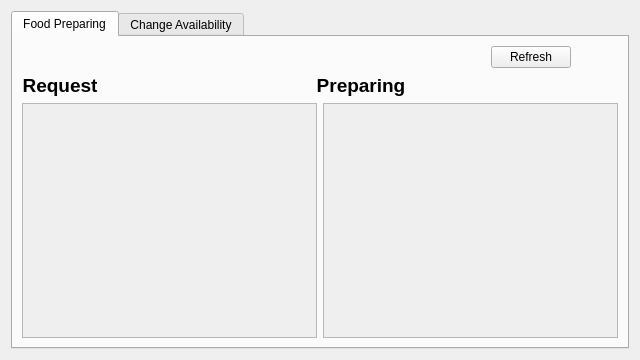
<?xml version="1.0" encoding="UTF-8"?>
<ui version="4.0">
 <class>Form</class>
 <widget class="QWidget" name="Form">
  <property name="geometry">
   <rect>
    <x>0</x>
    <y>0</y>
    <width>640</width>
    <height>360</height>
   </rect>
  </property>
  <property name="windowTitle">
   <string>Form</string>
  </property>
  <layout class="QVBoxLayout" name="verticalLayout" stretch="0">
   <item>
    <widget class="QTabWidget" name="tabWidget">
     <property name="currentIndex">
      <number>0</number>
     </property>
     <widget class="QWidget" name="tab">
      <attribute name="title">
       <string>Food Preparing</string>
      </attribute>
      <layout class="QVBoxLayout" name="verticalLayout_4" stretch="2,2,20">
       <item>
        <layout class="QHBoxLayout" name="horizontalLayout_2" stretch="20,2,2">
         <item>
          <spacer name="horizontalSpacer">
           <property name="orientation">
            <enum>Qt::Horizontal</enum>
           </property>
           <property name="sizeHint" stdset="0">
            <size>
             <width>40</width>
             <height>20</height>
            </size>
           </property>
          </spacer>
         </item>
         <item>
          <widget class="QPushButton" name="bt_refresh">
           <property name="text">
            <string>Refresh</string>
           </property>
          </widget>
         </item>
         <item>
          <spacer name="horizontalSpacer_2">
           <property name="orientation">
            <enum>Qt::Horizontal</enum>
           </property>
           <property name="sizeHint" stdset="0">
            <size>
             <width>40</width>
             <height>20</height>
            </size>
           </property>
          </spacer>
         </item>
        </layout>
       </item>
       <item>
        <layout class="QHBoxLayout" name="horizontalLayout_3" stretch="0,1">
         <item>
          <widget class="QLabel" name="label">
           <property name="font">
            <font>
             <pointsize>14</pointsize>
             <weight>75</weight>
             <bold>true</bold>
            </font>
           </property>
           <property name="text">
            <string>Request</string>
           </property>
           <property name="alignment">
            <set>Qt::AlignCenter</set>
           </property>
          </widget>
         </item>
         <item>
          <widget class="QLabel" name="label_2">
           <property name="font">
            <font>
             <pointsize>14</pointsize>
             <weight>75</weight>
             <bold>true</bold>
            </font>
           </property>
           <property name="text">
            <string>Preparing</string>
           </property>
           <property name="alignment">
            <set>Qt::AlignCenter</set>
           </property>
          </widget>
         </item>
        </layout>
       </item>
       <item>
        <layout class="QHBoxLayout" name="horizontalLayout">
         <item>
          <widget class="QScrollArea" name="scrollArea_2">
           <property name="widgetResizable">
            <bool>true</bool>
           </property>
           <widget class="QWidget" name="scroll_request">
            <property name="geometry">
             <rect>
              <x>0</x>
              <y>0</y>
              <width>300</width>
              <height>250</height>
             </rect>
            </property>
            <layout class="QVBoxLayout" name="verticalLayout_2"/>
           </widget>
          </widget>
         </item>
         <item>
          <widget class="QScrollArea" name="scroll_1">
           <property name="widgetResizable">
            <bool>true</bool>
           </property>
           <widget class="QWidget" name="scroll_preparing">
            <property name="geometry">
             <rect>
              <x>0</x>
              <y>0</y>
              <width>300</width>
              <height>250</height>
             </rect>
            </property>
            <layout class="QVBoxLayout" name="verticalLayout_3"/>
           </widget>
          </widget>
         </item>
        </layout>
       </item>
      </layout>
     </widget>
     <widget class="QWidget" name="tab_2">
      <attribute name="title">
       <string>Change Availability</string>
      </attribute>
      <layout class="QVBoxLayout" name="verticalLayout_5" stretch="5,3,5,3,1,3,1,3,10">
       <item>
        <spacer name="verticalSpacer">
         <property name="orientation">
          <enum>Qt::Vertical</enum>
         </property>
         <property name="sizeHint" stdset="0">
          <size>
           <width>20</width>
           <height>40</height>
          </size>
         </property>
        </spacer>
       </item>
       <item>
        <layout class="QHBoxLayout" name="horizontalLayout_6">
         <item>
          <spacer name="horizontalSpacer_5">
           <property name="orientation">
            <enum>Qt::Horizontal</enum>
           </property>
           <property name="sizeHint" stdset="0">
            <size>
             <width>40</width>
             <height>20</height>
            </size>
           </property>
          </spacer>
         </item>
         <item>
          <widget class="QLabel" name="label_4">
           <property name="font">
            <font>
             <pointsize>15</pointsize>
             <weight>75</weight>
             <bold>true</bold>
            </font>
           </property>
           <property name="text">
            <string>Manage Availability</string>
           </property>
           <property name="alignment">
            <set>Qt::AlignCenter</set>
           </property>
          </widget>
         </item>
         <item>
          <spacer name="horizontalSpacer_4">
           <property name="orientation">
            <enum>Qt::Horizontal</enum>
           </property>
           <property name="sizeHint" stdset="0">
            <size>
             <width>40</width>
             <height>20</height>
            </size>
           </property>
          </spacer>
         </item>
        </layout>
       </item>
       <item>
        <spacer name="verticalSpacer_2">
         <property name="orientation">
          <enum>Qt::Vertical</enum>
         </property>
         <property name="sizeHint" stdset="0">
          <size>
           <width>20</width>
           <height>40</height>
          </size>
         </property>
        </spacer>
       </item>
       <item>
        <layout class="QHBoxLayout" name="horizontalLayout_4" stretch="2,3,2,5,2,3,2">
         <item>
          <spacer name="horizontalSpacer_6">
           <property name="orientation">
            <enum>Qt::Horizontal</enum>
           </property>
           <property name="sizeHint" stdset="0">
            <size>
             <width>40</width>
             <height>20</height>
            </size>
           </property>
          </spacer>
         </item>
         <item>
          <widget class="QLabel" name="label_3">
           <property name="font">
            <font>
             <weight>75</weight>
             <bold>true</bold>
            </font>
           </property>
           <property name="text">
            <string>Enter Food Name</string>
           </property>
          </widget>
         </item>
         <item>
          <spacer name="horizontalSpacer_7">
           <property name="orientation">
            <enum>Qt::Horizontal</enum>
           </property>
           <property name="sizeHint" stdset="0">
            <size>
             <width>40</width>
             <height>20</height>
            </size>
           </property>
          </spacer>
         </item>
         <item>
          <widget class="QLineEdit" name="le_food_name"/>
         </item>
         <item>
          <spacer name="horizontalSpacer_8">
           <property name="orientation">
            <enum>Qt::Horizontal</enum>
           </property>
           <property name="sizeHint" stdset="0">
            <size>
             <width>40</width>
             <height>20</height>
            </size>
           </property>
          </spacer>
         </item>
         <item>
          <widget class="QPushButton" name="bt_get_food">
           <property name="text">
            <string>Get</string>
           </property>
          </widget>
         </item>
         <item>
          <spacer name="horizontalSpacer_9">
           <property name="orientation">
            <enum>Qt::Horizontal</enum>
           </property>
           <property name="sizeHint" stdset="0">
            <size>
             <width>40</width>
             <height>20</height>
            </size>
           </property>
          </spacer>
         </item>
        </layout>
       </item>
       <item>
        <spacer name="verticalSpacer_5">
         <property name="orientation">
          <enum>Qt::Vertical</enum>
         </property>
         <property name="sizeHint" stdset="0">
          <size>
           <width>20</width>
           <height>40</height>
          </size>
         </property>
        </spacer>
       </item>
       <item>
        <layout class="QHBoxLayout" name="horizontalLayout_5" stretch="5,10,5">
         <item>
          <spacer name="horizontalSpacer_11">
           <property name="orientation">
            <enum>Qt::Horizontal</enum>
           </property>
           <property name="sizeHint" stdset="0">
            <size>
             <width>40</width>
             <height>20</height>
            </size>
           </property>
          </spacer>
         </item>
         <item>
          <widget class="QComboBox" name="cb_get_food"/>
         </item>
         <item>
          <spacer name="horizontalSpacer_10">
           <property name="orientation">
            <enum>Qt::Horizontal</enum>
           </property>
           <property name="sizeHint" stdset="0">
            <size>
             <width>40</width>
             <height>20</height>
            </size>
           </property>
          </spacer>
         </item>
        </layout>
       </item>
       <item>
        <spacer name="verticalSpacer_3">
         <property name="orientation">
          <enum>Qt::Vertical</enum>
         </property>
         <property name="sizeHint" stdset="0">
          <size>
           <width>20</width>
           <height>40</height>
          </size>
         </property>
        </spacer>
       </item>
       <item>
        <layout class="QHBoxLayout" name="horizontalLayout_7" stretch="3,3,10,3,3">
         <item>
          <spacer name="horizontalSpacer_12">
           <property name="orientation">
            <enum>Qt::Horizontal</enum>
           </property>
           <property name="sizeHint" stdset="0">
            <size>
             <width>40</width>
             <height>20</height>
            </size>
           </property>
          </spacer>
         </item>
         <item>
          <widget class="QPushButton" name="bt_mark_unava">
           <property name="text">
            <string>Mark Unavailable</string>
           </property>
          </widget>
         </item>
         <item>
          <spacer name="horizontalSpacer_13">
           <property name="orientation">
            <enum>Qt::Horizontal</enum>
           </property>
           <property name="sizeHint" stdset="0">
            <size>
             <width>40</width>
             <height>20</height>
            </size>
           </property>
          </spacer>
         </item>
         <item>
          <widget class="QPushButton" name="bt_mark_ava">
           <property name="text">
            <string>Mark Available</string>
           </property>
          </widget>
         </item>
         <item>
          <spacer name="horizontalSpacer_14">
           <property name="orientation">
            <enum>Qt::Horizontal</enum>
           </property>
           <property name="sizeHint" stdset="0">
            <size>
             <width>40</width>
             <height>20</height>
            </size>
           </property>
          </spacer>
         </item>
        </layout>
       </item>
       <item>
        <spacer name="verticalSpacer_4">
         <property name="orientation">
          <enum>Qt::Vertical</enum>
         </property>
         <property name="sizeHint" stdset="0">
          <size>
           <width>20</width>
           <height>40</height>
          </size>
         </property>
        </spacer>
       </item>
      </layout>
     </widget>
    </widget>
   </item>
  </layout>
 </widget>
 <resources/>
 <connections/>
</ui>
